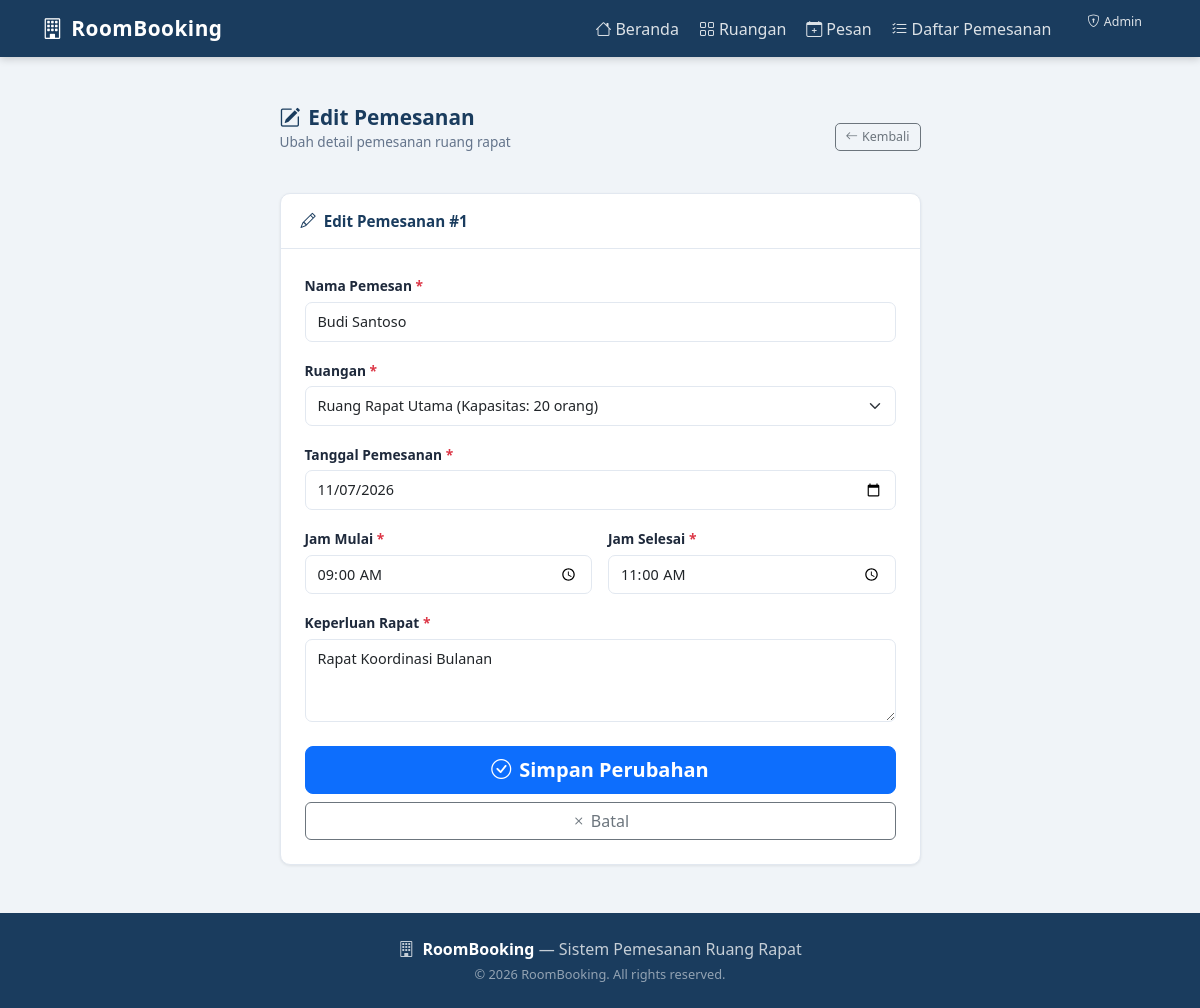
The page /pages/edit-booking.php?id=1 on the database its author committed.
### tables this page shows
CREATE TABLE IF NOT EXISTS `bookings` (
  `id`           INT UNSIGNED     NOT NULL AUTO_INCREMENT,
  `room_id`      INT UNSIGNED     NOT NULL,
  `booker_name`  VARCHAR(100)     NOT NULL,
  `booking_date` DATE             NOT NULL,
  `start_time`   TIME             NOT NULL,
  `end_time`     TIME             NOT NULL,
  `purpose`      TEXT             NOT NULL,
  `status`       ENUM('active','cancelled') NOT NULL DEFAULT 'active',
  `created_at`   DATETIME         NOT NULL DEFAULT CURRENT_TIMESTAMP,
  `updated_at`   DATETIME         NOT NULL DEFAULT CURRENT_TIMESTAMP ON UPDATE CURRENT_TIMESTAMP,
  PRIMARY KEY (`id`),
  CONSTRAINT `fk_bookings_room`
    FOREIGN KEY (`room_id`) REFERENCES `rooms` (`id`)
    ON DELETE CASCADE ON UPDATE CASCADE
);

### includes/functions.php (called while the page is built, shortened)
<?php
function e(string $str): string {
    return htmlspecialchars($str, ENT_QUOTES, 'UTF-8');
}
function formatTime(string $time): string {
    return substr($time, 0, 5);
}

### pages/edit-booking.php (the view, shortened to what this page needs)
<?php
require_once __DIR__ . '/../includes/config.php';
require_once __DIR__ . '/../includes/functions.php';
require_once __DIR__ . '/../includes/header.php';
$id = isset($_GET['id']) ? (int)$_GET['id'] : 0;
$stmt = $conn->prepare("SELECT b.*, r.name AS room_name FROM bookings b JOIN rooms r ON b.room_id=r.id WHERE b.id=? AND b.status='active'");
$stmt->bind_param('i', $id);
$stmt->execute();
$booking = $stmt->get_result()->fetch_assoc();
$rooms = $conn->query("SELECT id, name, capacity FROM rooms WHERE status='available' ORDER BY name");
$old   = $_SESSION['old_input'] ?? [];
$today = date('Y-m-d');
?>
<div class="container py-5">
  <div class="row justify-content-center">
    <div class="col-lg-7">
      <div class="page-header mb-4">
        <div>
          <h1 class="page-title"><i class="bi bi-pencil-square me-2"></i>Edit Pemesanan</h1>
          <p class="page-subtitle">Ubah detail pemesanan ruang rapat</p>
        </div>
        <a href="/roombooking/pages/my-bookings.php" class="btn btn-outline-secondary btn-sm">
          <i class="bi bi-arrow-left me-1"></i>Kembali
        </a>
      </div>
      <div class="card">
        <div class="card-header">
          <i class="bi bi-pencil me-2"></i>Edit Pemesanan #<?= $id ?>
        </div>
        <div class="card-body p-4">
          <form method="POST" action="/roombooking/process/update-booking.php"
                id="booking-form" novalidate>
            <div class="mb-3">
              <label class="form-label" for="booker_name">
                Nama Pemesan <span class="text-danger">*</span>
              </label>
              <input type="text" class="form-control" id="booker_name" name="booker_name"
                     value="<?= e($old['booker_name'] ?? $booking['booker_name']) ?>"
                     required>
            </div>
            <div class="mb-3">
              <label class="form-label" for="room_id">
                Ruangan <span class="text-danger">*</span>
              </label>
              <select class="form-select" id="room_id" name="room_id" required>
                <?php while ($room = $rooms->fetch_assoc()):
                  $selectedRoomId = $old['room_id'] ?? $booking['room_id'];
                  $sel = ($selectedRoomId == $room['id']) ? 'selected' : '';
                ?>
                <option value="<?= $room['id'] ?>" <?= $sel ?>>
                  <?= e($room['name']) ?> (Kapasitas: <?= $room['capacity'] ?> orang)
                </option>
                <?php endwhile; ?>
              </select>
            </div>
            <div class="mb-3">
              <label class="form-label" for="booking_date">
                Tanggal Pemesanan <span class="text-danger">*</span>
              </label>
              <input type="date" class="form-control" id="booking_date" name="booking_date"
                     min="<?= $today ?>"
                     value="<?= e($old['booking_date'] ?? $booking['booking_date']) ?>"
                     required>
            </div>
            <div class="row g-3 mb-3">
              <div class="col-6">
                <label class="form-label" for="start_time">
                  Jam Mulai <span class="text-danger">*</span>
                </label>
                <input type="time" class="form-control" id="start_time" name="start_time"
                       value="<?= e(formatTime($old['start_time'] ?? $booking['start_time'])) ?>"
                       required>
              </div>
              <div class="col-6">
                <label class="form-label" for="end_time">
                  Jam Selesai <span class="text-danger">*</span>
                </label>
                <input type="time" class="form-control" id="end_time" name="end_time"
                       value="<?= e(formatTime($old['end_time'] ?? $booking['end_time'])) ?>"
                       required>
              </div>
            </div>
            <div class="mb-4">
              <label class="form-label" for="purpose">
                Keperluan Rapat <span class="text-danger">*</span>
              </label>
              <textarea class="form-control" id="purpose" name="purpose" rows="3"
                        required><?= e($old['purpose'] ?? $booking['purpose']) ?></textarea>
            </div>
            <div class="d-grid gap-2">
              <button type="submit" class="btn btn-primary btn-lg fw-semibold">
                <i class="bi bi-check-circle me-2"></i>Simpan Perubahan
              </button>
              <a href="/roombooking/pages/my-bookings.php"
                 class="btn btn-outline-secondary">
                <i class="bi bi-x me-1"></i>Batal
              </a>
            </div>
          </form>
        </div>
      </div>
    </div>
  </div>
</div>
<?php require_once __DIR__ . '/../includes/footer.php'; ?>

### assets/css/style.css (style rules this page uses)
:root { --primary: #1a3c5e; --primary-light: #2563a8; --accent: #3b82f6; --accent-hover: #2563eb; --sidebar-bg: #0f2744; --sidebar-hover: #1e3f6e; --sidebar-active: #2563a8; --sidebar-text: #cbd5e1; --sidebar-width: 260px; --topbar-h: 64px; --bg-page: #f0f4f8; --card-bg: #ffffff; --text-main: #1e293b; --text-muted: #64748b; --border: #e2e8f0; --shadow-sm: 0 1px 3px rgba(0,0,0,.08); --shadow-md: 0 4px 12px rgba(0,0,0,.10); --radius: 10px; }
*, *::before, *::after { box-sizing: border-box; }
body { font-family: 'Segoe UI', system-ui, -apple-system, sans-serif; background: var(--bg-page); color: var(--text-main); min-height: 100vh; margin: 0; }
a { color: var(--accent); text-decoration: none; }
.card { background: var(--card-bg); border: 1px solid var(--border); border-radius: var(--radius); box-shadow: var(--shadow-sm); }
.card-header { background: transparent; border-bottom: 1px solid var(--border); padding: 16px 20px; font-weight: 600; font-size: .95rem; color: var(--primary); }
.btn-sm { padding: 4px 10px; font-size: .78rem; border-radius: 5px; }
.form-label { font-weight: 600; font-size: .86rem; color: var(--text-main); margin-bottom: 5px; }
.form-control, .form-select { border: 1px solid var(--border); border-radius: 7px; font-size: .9rem; padding: 8px 12px; transition: border-color .2s, box-shadow .2s; }
.page-header { display: flex; align-items: center; justify-content: space-between; margin-bottom: 22px; flex-wrap: wrap; gap: 10px; }
.page-title { font-size: 1.3rem; font-weight: 700; color: var(--primary); margin: 0; }
.page-subtitle { font-size: .85rem; color: var(--text-muted); margin-top: 2px; }

### rows shown on the page
bookings: booker_name "Budi Santoso", booking_date "11/07/2026", start_time "09:00", end_time "11:00", purpose "Rapat Koordinasi Bulanan"

### other values the page prints
$id "1"
form field room_id "Ruang Rapat Utama (Kapasitas: 20 orang)"
